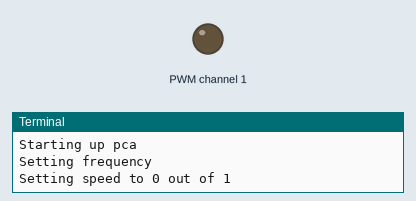
The program below on a simulated Raspberry Pi (BCM pin numbers). Parts: output pins drawn as LEDs (lit = HIGH), the last lines printed to the terminal. At 9.0 s the program stops and its outputs stay as they are.

Above: at 0.1 s.
At 3.1 s:
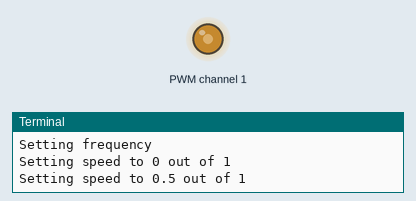
At 6.1 s:
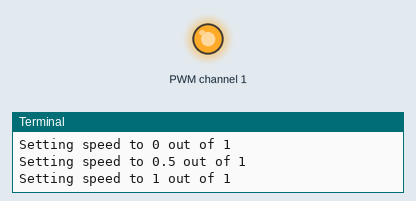
Timing chart, 0 to 10.5 s (numbered marks = the images above):
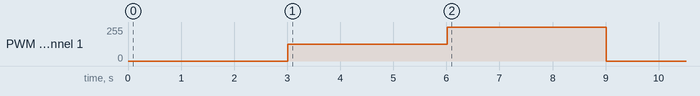

Measured:
- by itself, PWM channel 1: 0/255 → 127/255 at 3.0 s, → 255/255 3.0 s later, → 0/255 3.0 s later

The program:

test.py
```python
from board import SCL, SDA
import busio
from adafruit_pca9685 import PCA9685
import time
import RPi.GPIO as GPIO  # Yes, that's RPi, as in Raspberry Pi. Jetson doesn't support PWM.

print("Starting up")
i2c_bus = busio.I2C(SCL, SDA)
print(i2c_bus.scan())

print("Starting up pca")
pca = PCA9685(i2c_bus)

print("Setting frequency")
pca.frequency = 100

# Disable warning from GPIO
GPIO.setwarnings(False)

MAX = 0xFFFF
motor_pwm_pins = [1, 2, 3, 4]
motor_dir_pins = ["GPIO_PZ0", "GPIO_PE6", "SPI1_MISO", "SPI1_SCK"] # 31=GPIO_PZ0,  33=GPIO_PE6, SPI1_SCK=23, SPI1_MISO=21
    # GPIO.TEGRA_SOC = the mode for defining the pins

left_indices = [1, 3]
right_indices = [0, 2]

# def setup():
#     for i in range(len(motor_dir_pins)):
#         GPIO.setup(motor_dir_pins[i], GPIO.OUT)

# def setSpeed(index, percentSpeed):
#     print(f"Setting speed for {index} to {percentSpeed}")
#     if percentSpeed > 0:
#         sign = GPIO.HIGH
#     else:
#         sign = GPIO.LOW
#     speed = abs( int(MAX*percentSpeed) )

#     pca.channels[motor_pwm_pins[index]].duty_cycle = speed
#     GPIO.output(motor_dir_pins[index], sign)

# def setLeftSpeed(percentSpeed):
#      # Because clockwise on the left != forwards, we reverse it
#     percentSpeed = -percentSpeed
#     for i in left_indices:
#         setSpeed(i, percentSpeed)

# def setRightSpeed(percentSpeed):
#     for i in right_indices:
#         setSpeed(i, percentSpeed)


TEST_PIN = 1

def setSpeed(percentSpeed):
    print(f"Setting speed to {percentSpeed} out of 1")
    speed = abs( int(MAX*percentSpeed) )
    pca.channels[TEST_PIN].duty_cycle = speed


setSpeed(0)
time.sleep(3)

setSpeed(0.5)
time.sleep(3)

setSpeed(1)
time.sleep(3)

setSpeed(0)


# setup()

print("Cleaning it up")
```
